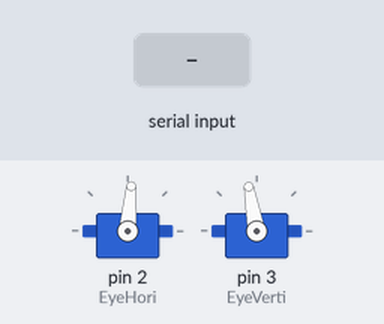
This sketch was run on a simulated Arduino Uno, built with avr-gcc and run on an emulated ATmega328P. Parts: 2 × servo. The test bench sets the inputs (shaded band).

Above: at 1.2 s.
1.3 s: "0, 1\n" received over Serial
At 2.5 s:
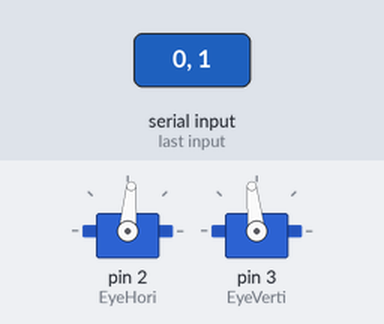
2.8 s: "0, -1\n" received over Serial
At 3.9 s:
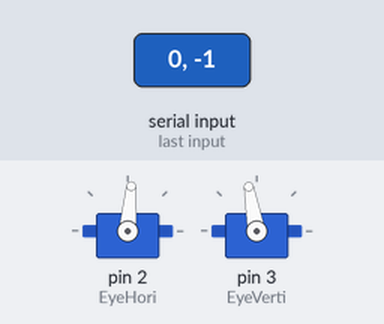
Timing chart, 0 to 5.8 s (numbered marks = the images above; inputs shaded):
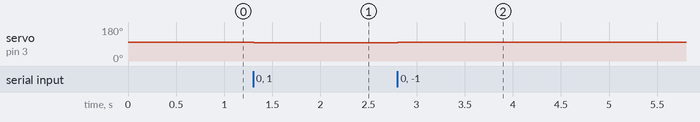

The sketch:

Two_Servo_plus.ino
```cpp
#include <Servo.h>

Servo EyeHori;
Servo EyeVerti;

int desiredPositionX = 85;
int desiredPositionY = 100;

void setup() {
  EyeHori.attach(2);
  EyeVerti.attach(3);
  Serial.begin(9600);
  EyeHori.write(desiredPositionX);
  EyeVerti.write(desiredPositionY);
}

void loop() {
  if (Serial.available()) {
    String inputString = Serial.readStringUntil('\n');
    inputString.trim();

    if (inputString == "0, 0") {
      // Stay in the current position
    }
    if (inputString == "1, 0") {
      desiredPositionX=desiredPositionX+4;
    }
    if (inputString == "-1, 0") {
      desiredPositionX=desiredPositionX-4;
    }
    if (inputString == "0, 1") {
      desiredPositionY=desiredPositionY-4;
    }
    if (inputString == "0, -1") {
      desiredPositionY=desiredPositionY+4;
    }
    if (inputString == "9, 9") {
      desiredPositionX=85;
      desiredPositionY=100;
    }

    // Limit the position ranges
    desiredPositionX = constrain(desiredPositionX, 20, 150);
    desiredPositionY = constrain(desiredPositionY, 60, 120);

    EyeHori.write(desiredPositionX);
    EyeVerti.write(desiredPositionY);
  }
}
```

Measured:
- after the input at 1.3 s, servo on pin 3 (EyeVerti): 100° → 96° at once
- after the input at 2.8 s, servo on pin 3 (EyeVerti): 96° → 100° at once
